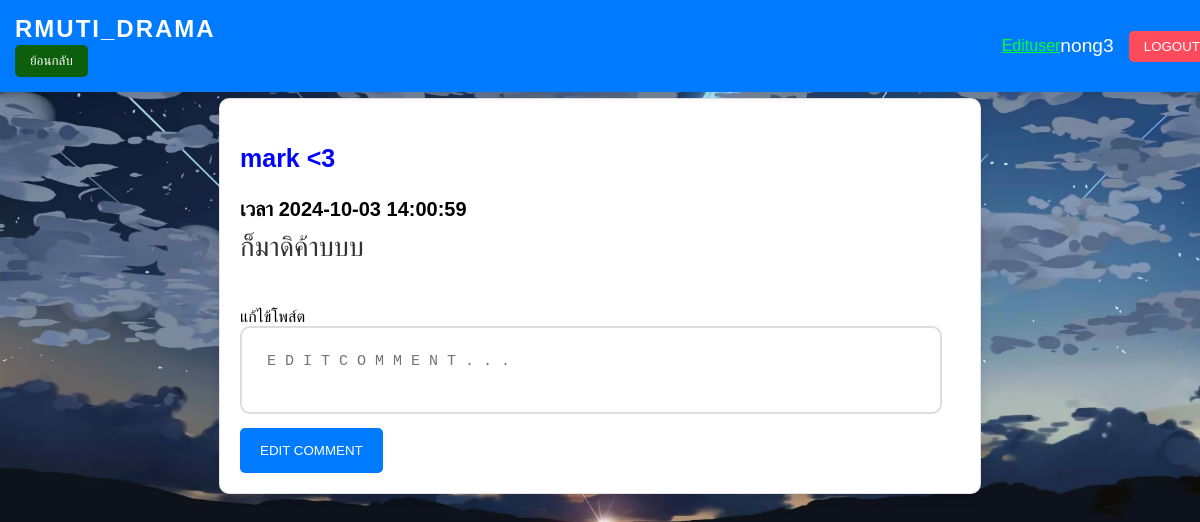
Page /edit.php?comment_id=113 (signed in) on the committed database.
### tables this page shows
CREATE TABLE `comments` (
  `commentid` int(11) NOT NULL,
  `postid` int(11) DEFAULT NULL,
  `userid` int(11) DEFAULT NULL,
  `comment_text` text DEFAULT NULL,
  `comment_date` datetime DEFAULT NULL
);

CREATE TABLE `users` (
  `userid` int(11) NOT NULL,
  `firstname` varchar(255) DEFAULT NULL,
  `lastname` varchar(255) DEFAULT NULL,
  `email` varchar(255) DEFAULT NULL,
  `password` varchar(255) DEFAULT NULL,
  `privilege` int(1) NOT NULL,
  `username` varchar(50) NOT NULL
);

### edit.php (the view, shortened to what this page needs)
<!DOCTYPE html>
<html lang="en">
<head>
    <?php
    if(isset($_SESSION['username'])){
        $username = $_SESSION['username'];
    }
    else{
        session_destroy();
        header("Refresh: 3; URL=login.php ");
    }
        $servername = "localhost";
        $db_username = "root";
        $db_password = "";
        $dbname = "webboardd";
        $conn = new mysqli($servername, $db_username, $db_password, $dbname);
        mysqli_query($conn, "set NAMES utf8");
        mysqli_query($conn, "set character set utf8");
        mysqli_set_charset($conn, "utf8");
        $commentid = @$_REQUEST['comment_id'];
    ?>
    <link rel="stylesheet" href="stylemain.css?v=<?=time()?>">
    <div class="header">
        <div class="site-name">RMUTI_DRAMA
            <form method="POST">
                <button class="" type="submit" name="main">ย้อนกลับ</button>
            </form>
        </div>
        <div class="user-section">
            <a  href="useredit.php">Edituser</a>
            <span><?php echo htmlspecialchars($username); ?></span>
            <form method="POST">
                <button type="submit" name="logout">LOGOUT</button>
            </form>
        </div>
    </div>
    <br>
</head>
<body>
        <?php
        if(isset($commentid)){
            $get_comment = $conn->prepare("SELECT c.commentid, c.comment_text, c.comment_date, u.username, u.userid FROM comments c JOIN users u ON c.userid = u.userid WHERE c.commentid = ? ORDER BY c.comment_date DESC");
            $get_comment->bind_param("i", $commentid);
            $get_comment->execute();
            $get_comment = $get_comment->get_result();
            $get_comment = $get_comment->fetch_assoc();
            $username = $get_comment["username"];
            $commentdate = $get_comment["comment_date"];
            $commenttext = $get_comment["comment_text"];
        ?>
        <div class="post-item">
            <div class="post-header">
                <h3><?php echo $username," <3"; ?></h3> เวลา <span><?php echo $commentdate; ?></span>
            </div>
            <div class="post-body">
                <p><?php echo $commenttext; ?></p>
            </div>
            <br>
            <span>แก้ไข้โพส์ต</span>
            <div class="add-comment">
                <form method="POST">
                    <textarea name="editcomment" placeholder="E D I T C O M M E N T . . ." required></textarea>
                    <button type="submit" name="editcommentbutton" class="delete">EDIT COMMENT</button>
                </form>
            </div>
        <?php
            }
        ?>
</body>
</html>

### stylemain.css (style rules this page uses)
body { background-image: url("images/a84x.jpg"); margin: 0; padding-top: 80px; font-family: 'Arial', sans-serif; background-attachment: fixed; background-size: cover; background-position: center; }
.header { background-color: #007bff; color: white; padding: 15px 15px; display: flex; justify-content: space-between; align-items: center; box-shadow: 0 4px 10px rgba(0, 0, 0, 0.1); position: fixed; top: 0; left: 0; width: 100%; z-index: 1000; }
.header .site-name { font-size: 1.5em; font-weight: bold; letter-spacing: 2px; }
.header .user-section { display: flex; align-items: center; }
.header .user-section a { color: #00ff37; }
.header .user-section span { margin-right: 15px; font-size: 1.2em; }
.header .user-section button { padding: 8px 15px; background-color: #ff4b5c; color: white; border: none; border-radius: 5px; cursor: pointer; transition: background-color 0.3s ease; }
.header button { padding: 8px 15px; background-color: #0d5e0d; color: white; border: none; border-radius: 5px; cursor: pointer; transition: background-color 0.3s ease; }
.post, .post-item { background-color: #ffffff; border-radius: 10px; box-shadow: 0 5px 10px rgba(0, 0, 0, 0.1); padding: 20px; margin-bottom: 30px; border: 1px solid rgba(0, 0, 0, 0.1); width: 60%; margin: 0 auto; }
.post-item span { color: #000000; }
.post-header { font-size: 20px; font-weight: bold; color: #000000; }
.post-header h3 { font-size: 25px; font-weight: bold; color: #0004ff; }
.post-body p { font-size: 1.7em; margin-top: 10px; color: #333; }
.add-comment textarea { width: 90%; padding: 25px; font-size: 15px; border-radius: 10px; border: 2px solid #ddd; margin-bottom: 10px; resize: none; }
.add-comment button { padding: 15px 20px; background-color: #007bff; color: white; border: none; border-radius: 5px; cursor: pointer; transition: background-color 0.3s ease; }

### rows in the picture
comments: userid.username "mark", comment_date "2024-10-03 14:00:59", comment_text "ก็มาดิค้าบบบ"

### other values in the picture
$username "nong3"
